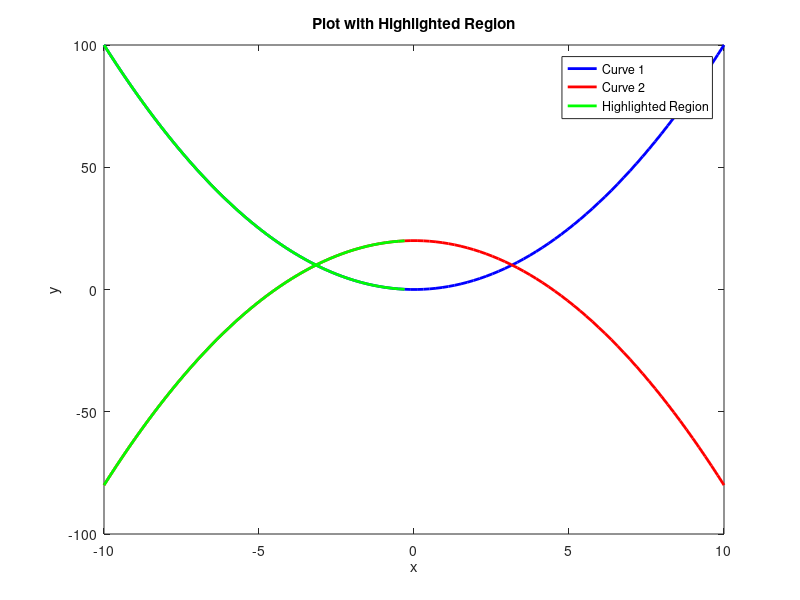

This chart was generated by the following MATLAB code:
% Example data
x = linspace(-10, 10, 100);
y1 = x.^2;                % Curve 1
y2 = -x.^2 + 20;          % Curve 2

% Calculate the slopes of the curves
dy1_dx = diff(y1) ./ diff(x);
dy2_dx = diff(y2) ./ diff(x);

% Plot the curves
plot(x, y1, 'b', 'LineWidth', 2);
hold on;
plot(x, y2, 'r', 'LineWidth', 2);
xlabel('x');
ylabel('y');
title('Plot with Highlighted Region');
legend('Curve 1', 'Curve 2');

% Find the region where slope of Curve 1 is negative and slope of Curve 2 is positive
highlightIndices = find(dy1_dx < 0 & dy2_dx > 0);
highlightX = x(highlightIndices);
highlightY1 = y1(highlightIndices);
highlightY2 = y2(highlightIndices);

% Plot the highlighted region
plot(highlightX, highlightY1, 'g', 'LineWidth', 2);
plot(highlightX, highlightY2, 'g', 'LineWidth', 2);

% Add a legend for the highlighted region
legend('Curve 1', 'Curve 2', 'Highlighted Region');
